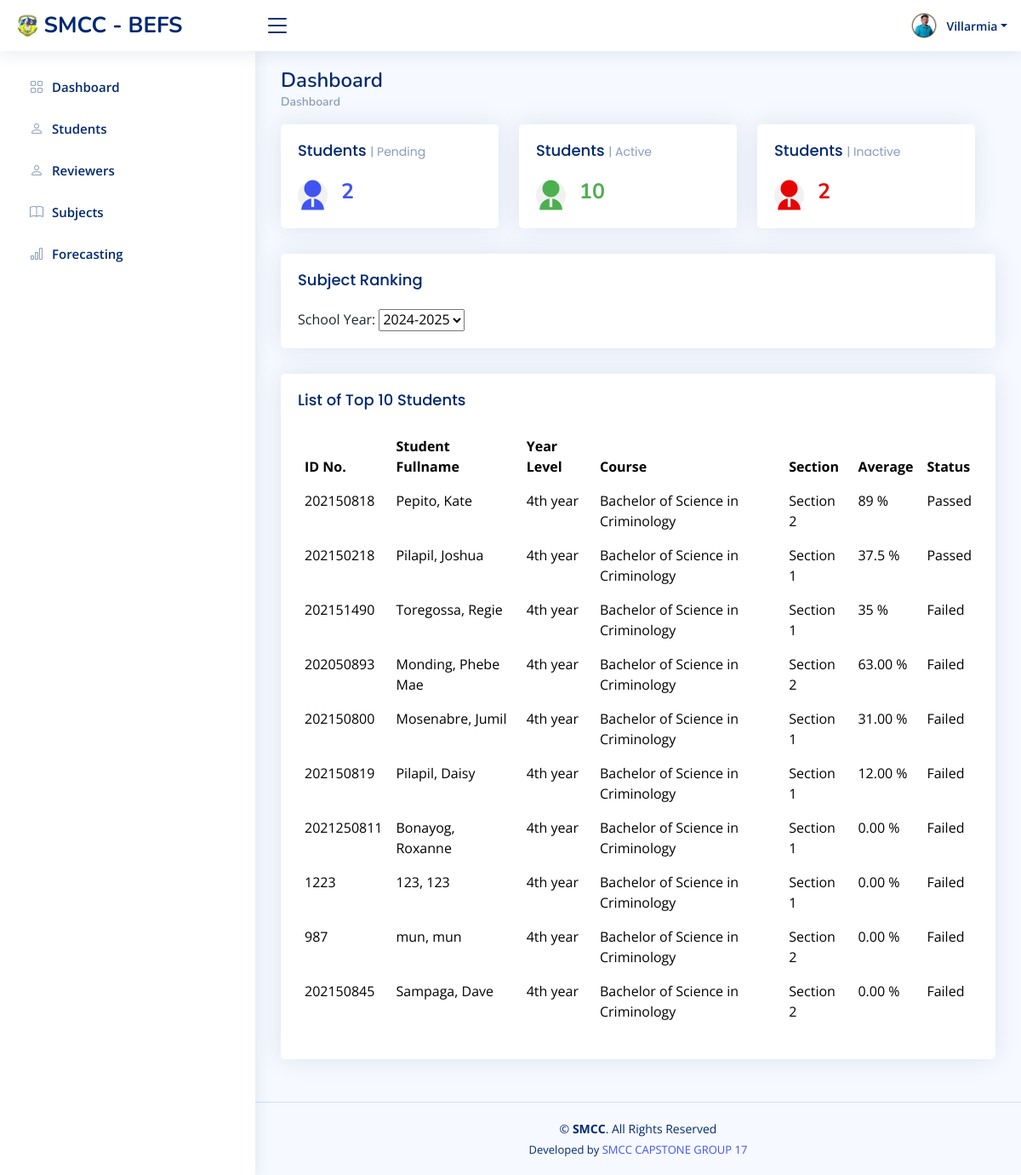
Screenshot of /dean/dean_home_page.php?user_id=3 with the database file from the repository.
### tables this page shows
CREATE TABLE `users` (
  `id` int(11) NOT NULL,
  `username` varchar(255) DEFAULT NULL,
  `password` varchar(255) DEFAULT NULL,
  `type` varchar(255) DEFAULT NULL,
  `status` varchar(255) DEFAULT NULL,
  `fname` varchar(255) DEFAULT NULL,
  `lname` varchar(255) DEFAULT NULL,
  `profile_image` varchar(255) DEFAULT NULL,
  `date_created` datetime DEFAULT NULL,
  `logged_in` varchar(255) DEFAULT NULL
);

CREATE TABLE `students` (
  `id` int(11) NOT NULL,
  `about` varchar(255) DEFAULT NULL,
  `lrn_num` varchar(255) DEFAULT NULL,
  `fname` varchar(255) DEFAULT NULL,
  `lname` varchar(255) DEFAULT NULL,
  `gender` varchar(10) DEFAULT NULL,
  `username` varchar(255) DEFAULT NULL,
  `password` varchar(255) DEFAULT NULL,
  `complete_address` varchar(255) DEFAULT NULL,
  `year_level_id` int(11) DEFAULT NULL,
  `course_id` int(11) DEFAULT NULL,
  `section_id` int(11) DEFAULT NULL,
  `school_year_id` int(11) DEFAULT NULL,
  `status` varchar(255) DEFAULT NULL,
  `date_registered` datetime DEFAULT NULL,
  `logged_in` varchar(255) DEFAULT NULL,
  `profile_image` varchar(255) DEFAULT NULL,
  `level` varchar(255) DEFAULT NULL
);

CREATE TABLE `year_level` (
  `id` int(11) NOT NULL,
  `description` varchar(255) DEFAULT NULL,
  `user_id` int(11) DEFAULT NULL,
  `date_entry` datetime DEFAULT NULL,
  `status` varchar(255) DEFAULT NULL
);

CREATE TABLE `course` (
  `id` int(11) NOT NULL,
  `description` varchar(255) DEFAULT NULL,
  `year_level_id` int(11) DEFAULT NULL,
  `school_year` varchar(255) DEFAULT NULL,
  `date_entry` datetime DEFAULT NULL,
  `status` varchar(255) DEFAULT NULL,
  `code_no` varchar(255) DEFAULT NULL
);

CREATE TABLE `section` (
  `id` int(11) NOT NULL,
  `user_id` int(11) DEFAULT NULL,
  `description` varchar(255) DEFAULT NULL,
  `date_entry` datetime DEFAULT NULL,
  `status` varchar(255) DEFAULT NULL
);

### dean/dean_home_page.php (the view, shortened to what this page needs)
<!DOCTYPE html>
<?php
include('../dbconnect.php');
$user_id = $_REQUEST['user_id'];
$query=mysqli_query($conn,"select * from users where id = '$user_id'")or die(mysqli_error());
if($row=mysqli_fetch_array($query))
{
   $logged_in = $row['logged_in'];
   if($logged_in=="NO" || $logged_in==null){
    echo "<script type='text/javascript'>alert('Please login again!');
		document.location='index.php'</script>";
   }
   else{}}
    ?>
<html lang="en">
<?php
$user_id = $_REQUEST['user_id'];
$current_school_year_query = mysqli_query($conn, "SELECT id, description FROM school_year WHERE status = 'Current Set' LIMIT 1") or die(mysqli_error($conn));
if ($current_school_year_row = mysqli_fetch_array($current_school_year_query)) {
    $current_school_year_id = $current_school_year_row['id'];
} else {
    $current_school_year_id = null;
    $current_school_year_description = "No Current Set";
}
?>
<head>
  <link href="../assets/vendor/bootstrap/css/bootstrap.min.css" rel="stylesheet">
  <link href="../assets/vendor/bootstrap-icons/bootstrap-icons.css" rel="stylesheet">
  <link href="../assets/vendor/boxicons/css/boxicons.min.css" rel="stylesheet">
  <link href="../assets/vendor/quill/quill.snow.css" rel="stylesheet">
  <link href="../assets/vendor/quill/quill.bubble.css" rel="stylesheet">
  <link href="../assets/vendor/remixicon/remixicon.css" rel="stylesheet">
  <link href="../assets/vendor/simple-datatables/style.css" rel="stylesheet">
  <link href="../assets/css/style.css" rel="stylesheet">
</head>
<body>
<?php
  $query=mysqli_query($conn,"select * from users where id = '$user_id'")or die(mysqli_error());
    if($row=mysqli_fetch_array($query))
    {
      $lname=$row['lname'];
      $lname = ucfirst(strtolower($lname));
    }
?>
<?php
   include('dean_header.php');
   ?>
  <?php
    include('dean_sidebar.php');
  ?>
  <main id="main" class="main">
    <div class="pagetitle">
      <h1>Dashboard</h1>
      <nav>
        <ol class="breadcrumb">
          <li class="breadcrumb-item">Dashboard</li>
        </ol>
      </nav>
    </div>
    <section class="section">
      <div class="row">
<div class="row">
<div class="col-xxl-4 col-md-4">
    <div class="card info-card">
        <div class="card-body">
            <a href="dean_students_pending.php?user_id=<?php echo $user_id; ?>" data-bs-toggle="tooltip" data-bs-placement="top" title="Click to view Pending Students">
                <h5 class="card-title">Students <span>| Pending</span></h5>
                <div class="d-flex align-items-center">
                    <div class="card-icon rounded-circle d-flex align-items-center justify-content-center" style="width: 35px; height: 35px; background-color: #f1f1f1;">
                        <i class="ri-user-2-fill" style="font-size: 40px;"></i>
                    </div>
                    <?php
                    $course_query = mysqli_query($conn, "
                        SELECT description FROM course
                        JOIN dean_course ON course.id = dean_course.course_id
                        WHERE dean_course.user_id = '$user_id'
                    ") or die(mysqli_error($conn));
                    if ($course_row = mysqli_fetch_array($course_query)) {
                        $deans_course = $course_row['description'];
                    } else {
                        $deans_course = '';
                    }
                    $query = mysqli_query($conn, "
                        SELECT COUNT(students.id) AS student_count_for_approval
                        FROM students
                        JOIN course ON students.course_id = course.id
                        WHERE students.status = 'For Approval'
                        AND course.description = '$deans_course'
                    ") or die(mysqli_error($conn));
                    if ($row = mysqli_fetch_array($query)) {
                        $student_count_for_approval = $row['student_count_for_approval'];
                    } else {
                        $student_count_for_approval = 0;
                    }
                    ?>
                    <div class="ps-3">
                        <h6 style="font-size: 25px; font-weight: bold;"><?php echo $student_count_for_approval; ?></h6>
                    </div>
                </div>
            </a>
        </div>
    </div>
</div>
<div class="col-xxl-4 col-md-4">
    <div class="card info-card">
        <div class="card-body">
            <a href="dean_students_active.php?user_id=<?php echo $user_id; ?>" data-bs-toggle="tooltip" data-bs-placement="top" title="Click to view Active Students for Assigning Subjects">
                <h5 class="card-title">Students <span>| Active</span></h5>
                <div class="d-flex align-items-center">
                    <div class="card-icon rounded-circle d-flex align-items-center justify-content-center" style="width: 35px; height: 35px; background-color: #f1f1f1;">
                        <i class="ri-user-2-fill" style="font-size: 40px; color:#4caf50"></i>
                    </div>
                    <?php
                    $course_query = mysqli_query($conn, "
                        SELECT description FROM course
                        JOIN dean_course ON course.id = dean_course.course_id
                        WHERE dean_course.user_id = '$user_id'
                    ") or die(mysqli_error($conn));
                    if ($course_row = mysqli_fetch_array($course_query)) {
                        $deans_course = $course_row['description'];
                    } else {
                        $deans_course = '';
                    }
                    $query = mysqli_query($conn, "
                        SELECT COUNT(students.id) AS student_count_active
                        FROM students
                        JOIN course ON students.course_id = course.id
                        WHERE students.status = 'Active'
                        AND course.description = '$deans_course'
                    ") or die(mysqli_error($conn));
                    if ($row = mysqli_fetch_array($query)) {
                        $student_count_active = $row['student_count_active'];
                    } else {
                        $student_count_active = 0;
                    }
                    ?>
                    <div class="ps-3">
                        <h6 style="font-size: 25px; font-weight: bold; color: #4caf50"><?php echo $student_count_active; ?></h6>
                    </div>
                </div>
            </a>
        </div>
    </div>
</div>
<div class="col-xxl-4 col-md-4">
    <div class="card info-card">
        <div class="card-body">
            <a href="dean_students_inactive.php?user_id=<?php echo $user_id; ?>" data-bs-toggle="tooltip" data-bs-placement="top" title="Click to view Inactive Students">
                <h5 class="card-title">Students <span>| Inactive</span></h5>
                <div class="d-flex align-items-center">
                    <div class="card-icon rounded-circle d-flex align-items-center justify-content-center" style="width: 35px; height: 35px; background-color: #f1f1f1;">
                        <i class="ri-user-2-fill" style="font-size: 40px; color:#e80404"></i>
                    </div>
                    <?php
                    $query = mysqli_query($conn, "
                        SELECT COUNT(students.id) AS student_count_inactive
                        FROM students
                        JOIN course ON students.course_id = course.id
                        WHERE students.status = 'Inactive'
                        AND course.description = '$deans_course'
                    ") or die(mysqli_error($conn));
                    if ($row = mysqli_fetch_array($query)) {
                        $student_count_inactive = $row['student_count_inactive'];
                    } else {
                        $student_count_inactive = 0;
                    }
                    ?>
                    <div class="ps-3">
                        <h6 style="font-size: 25px; font-weight: bold; color:#e80404"><?php echo $student_count_inactive; ?></h6>
                    </div>
                </div>
            </a>
        </div>
    </div>
</div>
</div>
<?php
include('../dbconnect.php');
$school_year_id = isset($_GET['school_year_id']) ? $_GET['school_year_id'] : $current_school_year_id;
?>
<div class="col-lg-12">
    <div class="card">
        <div class="card-body">
            <h5 class="card-title">Subject Ranking</h5>
            <form method="GET" action="">
                <label for="school_year_id">School Year:</label>
                <select name="school_year_id" id="school_year_id">
                    <?php
                    $school_year_query = mysqli_query($conn, "SELECT id, description FROM school_year ORDER BY id ASC");
                    while ($row = mysqli_fetch_array($school_year_query)) {
                        $selected = ($row['id'] == $school_year_id) ? 'selected' : '';
                        echo "<option value='{$row['id']}' $selected>{$row['description']}</option>";
                    }
                    ?>
                </select>
            </form>
        </div>
    </div>
</div>
<div class="col-12">
    <div class="card recent-sales overflow-auto">
        <div class="card-body">
            <h5 class="card-title">List of Top 10 Students</h5>
            <table class="table table-borderless datatable">
                <thead>
                    <tr>
                        <th scope="col">ID No.</th>
                        <th scope="col">Student Fullname</th>
                        <th scope="col">Year Level</th>
                        <th scope="col">Course</th>
                        <th scope="col">Section</th>
                        <th scope="col">Average</th>
                        <th scope="col">Status</th>
                    </tr>
                </thead>
                <tbody>
                <?php
                $selected_school_year = isset($_GET['school_year_id']) ? $_GET['school_year_id'] : $current_school_year_id;
                $dean_course = isset($_GET['dean_course']) ? $_GET['dean_course'] : '';
                $user_id = isset($_GET['user_id']) ? $_GET['user_id'] : '';
                $query = mysqli_query($conn, "
                SELECT
                    year_level.description AS yr_desc,
                    section.description AS sec_desc,
                    students.status AS status,
                    students.lrn_num AS lrn_num,
                    students.id AS stud_id,
                    students.course_id AS c_id,
                    course.description AS course,
                    students.lname AS lname,
                    students.fname AS fname,
                    students.level as level,
                    (
                        SELECT SUM(student_score.average)
                        FROM student_score
                        WHERE student_score.stud_id = students.id
                    ) AS sum_average
                FROM
                    students
                JOIN course ON students.course_id = course.id
                JOIN year_level ON students.year_level_id = year_level.id
                JOIN section ON students.section_id = section.id
                WHERE ('$selected_school_year' = '' OR students.school_year_id = '$selected_school_year')
                AND ('$dean_course' = '' OR students.course_id = '$dean_course')
                AND students.course_id IN (SELECT course_id FROM dean_course WHERE user_id = '$user_id')
                ORDER BY sum_average DESC
                LIMIT 10
                ") or die(mysqli_error($conn));
                while ($row = mysqli_fetch_array($query)) {
                    $lrn_num = $row['lrn_num'];
                    $yr_desc = $row['yr_desc'];
                    $lname = $row['lname'];
                    $fname = $row['fname'];
                    $course = $row['course'];
                    $sec_desc = $row['sec_desc'];
                    $sum_average = $row['sum_average'];
                    $level = $row['level'];
                    if ($sum_average == "") {
                        $sum_average = 0;
                    } else {
                        $sum_average = $row['sum_average'];
                    }
                    $formatted_sum_average = number_format($sum_average, 2);
                ?>
                    <tr>
                        <td><?php echo $lrn_num; ?></td>
                        <td><?php echo $lname . ", " . $fname; ?></td>
                        <td><?php echo $yr_desc; ?></td>
                        <td><?php echo $course; ?></td>
                        <td><?php echo $sec_desc; ?></td>
                        <?php if ($level == 'PREBOARD1') { ?>
                            <td><?php echo $formatted_sum_average; ?> %</td>
                        <?php } else { ?>
                            <td><?php echo $formatted_sum_average / 2; ?> %</td>
                        <?php } ?>
                        <?php if ($formatted_sum_average >= '75') { ?>
                            <td>Passed</td>
                        <?php } else { ?>
                            <td>Failed</td>
                        <?php } ?>
                    </tr>
                <?php } ?>
                </tbody>
            </table>
        </div>
    </div>
</div>
    </section>
  </main>
  <?php
   include('../footer.php');
   ?>
</body>
</html>

### dean/dean_header.php (shortened to what this page needs)
<header id="header" class="header fixed-top d-flex align-items-center">
    <div class="d-flex align-items-center justify-content-between">
        <a href="dean_home_page.php?user_id=<?php echo $user_id; ?>" class="logo d-flex align-items-center">
            <img src="../images/Smcc_logo.gif" alt="">
            <span class="d-none d-lg-block">SMCC - BEFS</span>
        </a>
        <i class="bi bi-list toggle-sidebar-btn"></i>
    </div>
    <nav class="header-nav ms-auto">
        <ul class="d-flex align-items-center">
            <li class="nav-item dropdown pe-3">
                <a class="nav-link nav-profile d-flex align-items-center pe-0" href="#" id="navbarDropdown" data-bs-toggle="dropdown" aria-expanded="false">
                    <?php
                    $profile_image = !empty($row['profile_image']) ? $row['profile_image'] : '../assets/img/profile-img2.jpg';
                    ?>
                    <img src="<?php echo $profile_image; ?>" alt="Profile" class="rounded-circle">
                    <span class="d-none d-md-block dropdown-toggle ps-2"><?php echo $lname; ?></span>
                </a>
            </li>
        </ul>
    </nav>
</header>

### rows the page displays
users: profile_image (picture), lname "Villarmia"
students: lrn_num "202150818", lname "Pepito", fname "Kate", year_level.description "4th year", course.description "Bachelor of Science in Criminology", section.description "Section 2", formatted_sum_average "89", shows "Passed"
students: lrn_num "202150218", lname "Pilapil", fname "Joshua", year_level.description "4th year", course.description "Bachelor of Science in Criminology", section.description "Section 1", formatted_sum_average "37.5", shows "Passed"
students: lrn_num "202151490", lname "Toregossa", fname "Regie", year_level.description "4th year", course.description "Bachelor of Science in Criminology", section.description "Section 1", formatted_sum_average "35", shows "Failed"
students: lrn_num "202050893", lname "Monding", fname "Phebe Mae", year_level.description "4th year", course.description "Bachelor of Science in Criminology", section.description "Section 2", formatted_sum_average "63.00", shows "Failed"
students: lrn_num "202150800", lname "Mosenabre", fname "Jumil", year_level.description "4th year", course.description "Bachelor of Science in Criminology", section.description "Section 1", formatted_sum_average "31.00", shows "Failed"
students: lrn_num "202150819", lname "Pilapil", fname "Daisy", year_level.description "4th year", course.description "Bachelor of Science in Criminology", section.description "Section 1", formatted_sum_average "12.00", shows "Failed"
students: lrn_num "2021250811", lname "Bonayog", fname "Roxanne", year_level.description "4th year", course.description "Bachelor of Science in Criminology", section.description "Section 1", formatted_sum_average "0.00", shows "Failed"
students: lrn_num "1223", lname "123", fname "123", year_level.description "4th year", course.description "Bachelor of Science in Criminology", section.description "Section 1", formatted_sum_average "0.00", shows "Failed"
students: lrn_num "987", lname "mun", fname "mun", year_level.description "4th year", course.description "Bachelor of Science in Criminology", section.description "Section 2", formatted_sum_average "0.00", shows "Failed"
students: lrn_num "202150845", lname "Sampaga", fname "Dave", year_level.description "4th year", course.description "Bachelor of Science in Criminology", section.description "Section 2", formatted_sum_average "0.00", shows "Failed"

### other values shown
$student_count_for_approval "2"
$student_count_active "10"
$student_count_inactive "2"
form field school_year_id "2024-2025"
